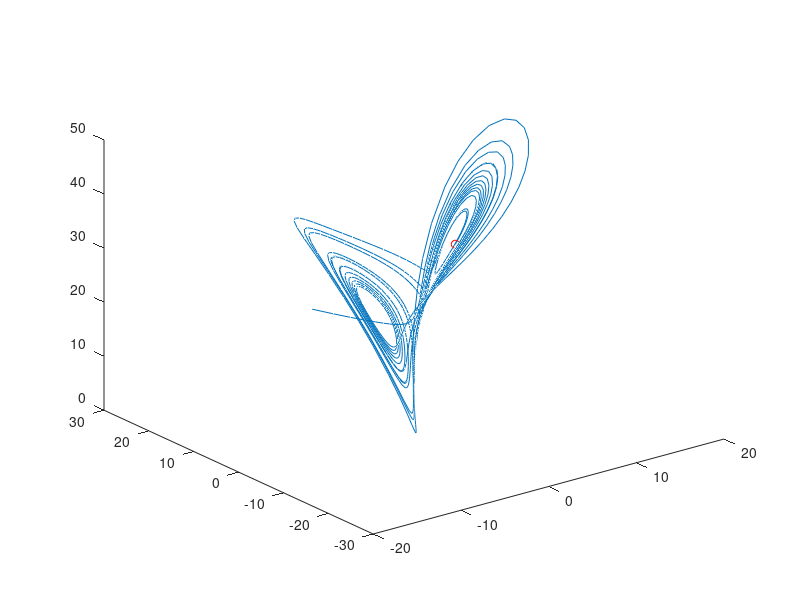

Write MATLAB code to recreate this figure.
function lesson8
u1 = [-7, 9, 21];
[t, u] = ode45(@f, [0, 20], u1);
x = u(:, 1);
y = u(:, 2);
z = u(:, 3);
plot3(u(:, 1), u(:, 2), u(:, 3));
%========================================%
hold on
plot3(x(1), y(1), z(1), 'g-');
hold on
h = plot3(x(1), y(1), z(1), 'ro')
for i = 1 : length(x)
set(h, 'Xdata', x(i), 'YData', y(i), 'ZData', z(i));
pause(0.1)
end
end
function du = f(t, u)
dx = 10 .* (u(2) - u(1));
dy = u(1) .* (28 - u(3)) - u(2);
dz = u(1) .* u(2) -8/3 .* u(3);
du = [dx; dy; dz];
end